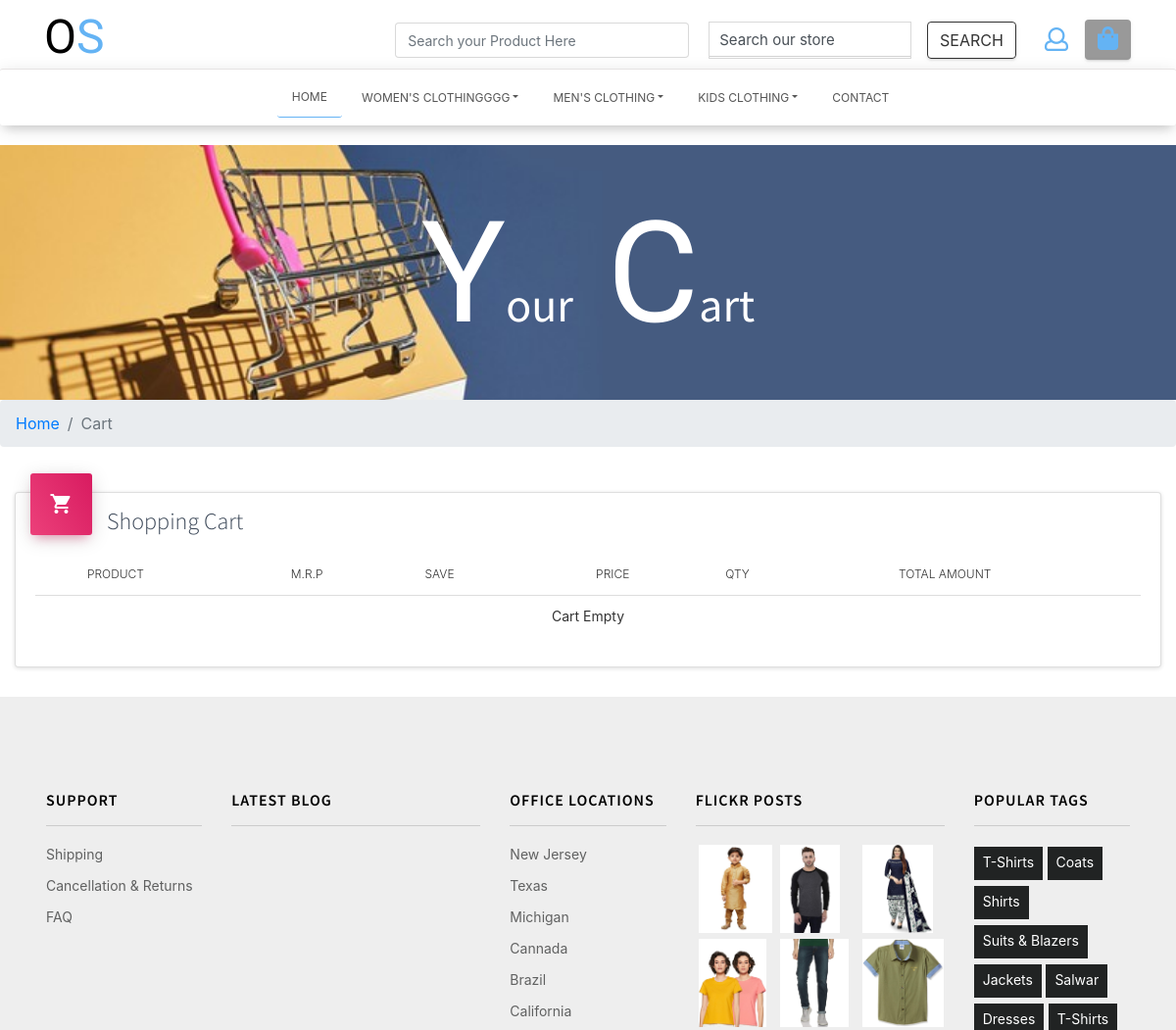
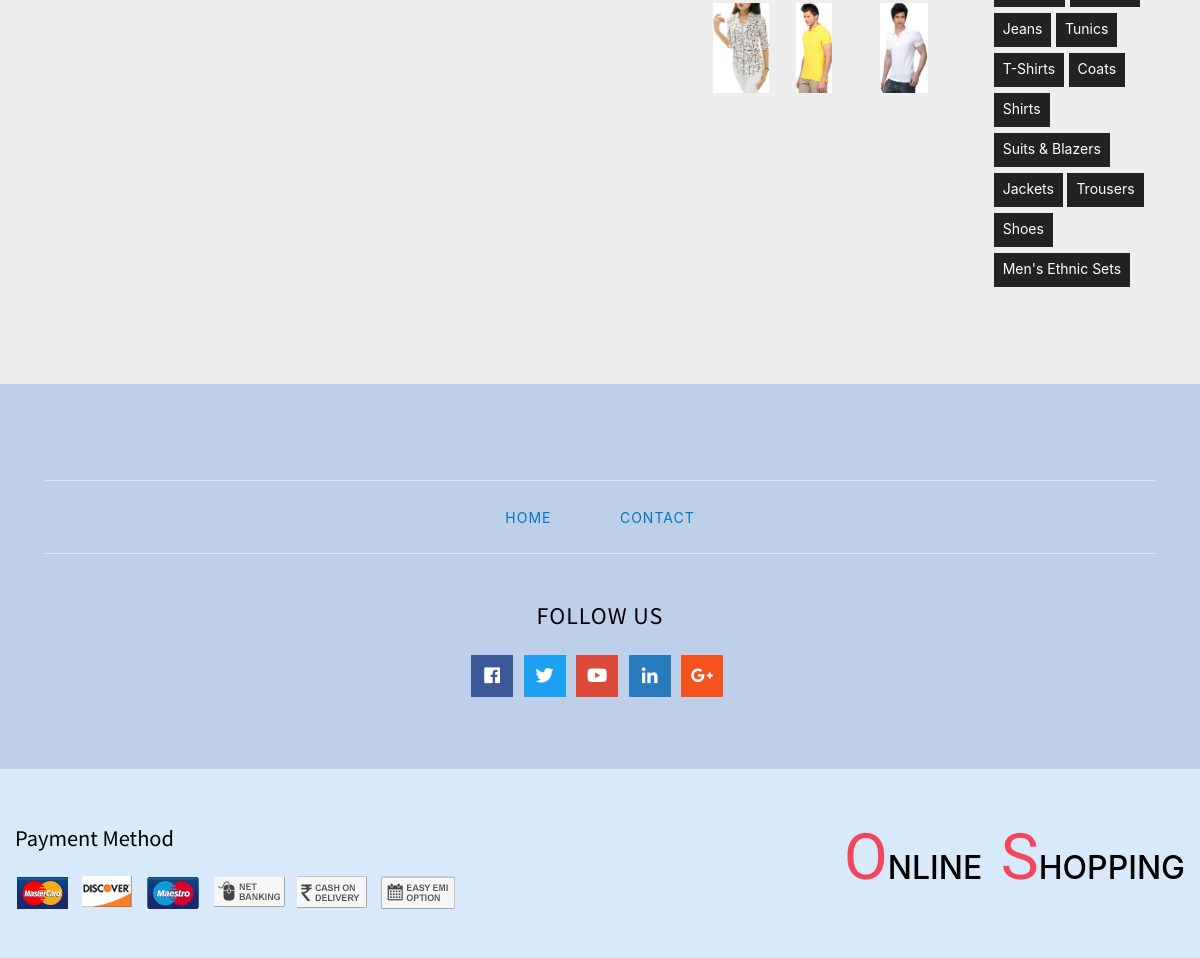
The app's page /index.php/website_controller/customer_cart with its own data (2 pictures, top to bottom).
### tables this page shows
CREATE TABLE `tbl_category` (
  `cat_id` int(11) NOT NULL,
  `category_name` varchar(50) NOT NULL,
  `cat_img` varchar(150) DEFAULT NULL,
  `status` enum('YES','NO') NOT NULL,
  `customer_id` int(11) NOT NULL,
  `update_date` timestamp NULL DEFAULT NULL ON UPDATE current_timestamp()
);

CREATE TABLE `tbl_products` (
  `product_id` int(11) NOT NULL,
  `customer_id` int(11) NOT NULL,
  `cat_id` int(11) NOT NULL,
  `sub_cat_id` int(11) NOT NULL,
  `brand_id` int(11) NOT NULL,
  `pro_name` varchar(200) NOT NULL,
  `pro_amount` varchar(15) NOT NULL,
  `pro_off_percentage` int(11) NOT NULL,
  `pro_final_amount` varchar(50) NOT NULL,
  `product_description` text NOT NULL,
  `pro_img1` varchar(150) NOT NULL,
  `pro_img2` varchar(150) NOT NULL,
  `pro_img3` varchar(150) NOT NULL,
  `pro_img4` varchar(150) NOT NULL,
  `des_img1` varchar(150) NOT NULL,
  `des_img2` varchar(150) NOT NULL,
  `des_img3` varchar(150) NOT NULL,
  `des_img4` varchar(150) NOT NULL,
  `des_line1` text NOT NULL,
  `des_line2` text NOT NULL,
  `des_line3` text NOT NULL,
  `pro_keywords` text NOT NULL,
  `pro_details` text NOT NULL,
  `pro_delivery_dates` int(11) DEFAULT NULL,
  `status` enum('YES','NO') NOT NULL,
  `status_seller` enum('YES','NO') DEFAULT NULL,
  `update_date` timestamp NOT NULL DEFAULT '0000-00-00 00:00:00' ON UPDATE current_timestamp(),
  `pro_size` text NOT NULL,
  `pro_color_ids` text NOT NULL
);

CREATE TABLE `tbl_sub_category` (
  `sub_cat_id` int(11) NOT NULL,
  `cat_id` int(11) NOT NULL,
  `sub_cat_name` varchar(50) NOT NULL,
  `status` enum('YES','NO') NOT NULL,
  `customer_id` int(11) NOT NULL,
  `update_date` timestamp NOT NULL DEFAULT '0000-00-00 00:00:00' ON UPDATE current_timestamp()
);

### application/controllers/Website_controller.php (called while the page is built, shortened)
<?php
class Website_controller extends CI_Controller {
	public function __construct() {
		$this->load->library(array('session'));
		$this->load->helper(array('form', 'url','common_helper'));
	    $this->load->model('crud_model');
    }
	public function customer_cart()
	{
		$customer_id = $this->session->userdata('customer_id');
		$query = $this->db->get_where("tbl_cart",array('customer_id' => $customer_id , 'order_status' => 'PENDING'));
			$data['cart_data'] = $query->result();
			$query = $this->db->query("SELECT * FROM `tbl_coupon_code` where coupon_id not in(SELECT coupon_id from tbl_orders where customer_id='".$customer_id."' and (seller_status='SUCCESS' || seller_status='PENDING' || seller_status='SHIPPED')) and CAST( curdate() AS DATE) <= CAST(valid_date AS DATE)");
			$data['coupon_codes'] = $query->result();
			$data['category'] = $this->db->get('tbl_category')->result();
			$this->load->view('website/customer_cart',$data);
	}
}

### index.php (called while the page is built, shortened)
<?php
require_once BASEPATH.'core/CodeIgniter.php';

### application/helpers/common_helper.php (called while the page is built, shortened)
<?php
	function get_data_array($tbl_name,$where_clm)
	{
		  $CI = get_instance();
	    $CI->db->select('*');
	    $CI->db->where($where_clm);
	    $query = $CI->db->get($tbl_name);
	    $data = $query->result();
	    if(!empty($data))
	    {
	    	return $data;
	    }
	    else
	    {
	    	return 0;
	    }
	}
?>

### application/views/include/footer_website.php (the view, shortened to what this page needs)
<footer>
        <div class="footerv2-w3ls">
            <div class="footer-w3lagile-innerr">
                <div class="container-fluid">
                    <div class="row  footer-v2grids w3-agileits">
                        <div class="col-lg-2 col-sm-6 footer-v2grid">
                            <h4>Support</h4>
                            <ul>
                                <li>
                                    <a href="#">Shipping</a>
                                </li>
                                <li>
                                    <a href="#">Cancellation & Returns</a>
                                </li>
                                <li>
                                    <a href="#">FAQ</a>
                                </li>
                            </ul>
                        </div>
                        <div class="col-lg-3 col-sm-6 footer-v2grid mt-sm-0 mt-5">
                            <h4>Latest Blog</h4>
                        </div>
                        <div class="col-lg-2 col-sm-6 footer-v2grid my-lg-0 my-5">
                            <h4>office locations</h4>
                            <ul>
                                <li>
                                    <a href="#">new jersey</a>
                                </li>
                                <li>
                                    <a href="#">texas</a>
                                </li>
                                <li>
                                    <a href="#">michigan</a>
                                </li>
                                <li>
                                    <a href="#">cannada</a>
                                </li>
                                <li>
                                    <a href="#">brazil</a>
                                </li>
                                <li>
                                    <a href="#">california</a>
                                </li>
                            </ul>
                        </div>
                        <div class="col-lg-3 col-sm-6 footer-v2grid my-lg-0 my-sm-5">
                            <h4 class="b-log">
                                flickr posts
                            </h4>
                             <?php
                                $datavalues = array('status' => 'YES');
                                $get_data = get_data_array('tbl_products',$datavalues);
                                if(!empty($get_data)){
                                foreach ($get_data as $key => $value) {
                                    if($key < 9)
                                    {
                            ?>
                            <div class="footer-v2grid-instagram">
                                <a href="<?php echo base_url()."product_v/".$value->product_id; ?>">
                                    <img src="<?php echo base_url()."uploads/".$value->pro_img1;?>" alt=" " class="img-fluid">
                                </a>
                            </div>
                            <?php } } } ?>
                        </div>
                        <div class="col-lg-2  footer-v2grid mt-sm-0 mt-5">
                            <h4>popular tags</h4>
                            <ul class="w3-tag2">
                            <?php
                                $datavaluesthree = array('status' => 'YES');
                                $get_data = get_data_array('tbl_sub_category',$datavaluesthree);
                                if(!empty($get_data)){
                                foreach ($get_data as $key => $value) {
                                    if($key < 18)
                                    {
                            ?>
                                <li>
                                    <a href="<?php echo base_url()."sub_cat_v/".$value->sub_cat_id; ?>"><?php echo $value->sub_cat_name; ?></a>
                                </li>
                                <?php } } } ?>
                            </ul>
                        </div>
                    </div>
                </div>
                <div class="footer-bottomv2 py-5">
                    <div class="container">
                        <ul class="bottom-links-agile">
                            <li>
                                <a href="<?php echo base_url()?>website_home">Home</a>
                            </li>
                            <li>
                                <a href="<?php echo base_url()?>contact">Contact</a>
                            </li>
                        </ul>
                        <h3 class="text-center follow">Follow Us</h3>
                        <ul class="social-iconsv2 agileinfo">
                            <li>
                                <a href="#">
                                    <i class="fab fa-facebook-f"></i>
                                </a>
                            </li>
                            <li>
                                <a href="#">
                                    <i class="fab fa-twitter"></i>
                                </a>
                            </li>
                            <li>
                                <a href="#">
                                    <i class="fab fa-youtube"></i>
                                </a>
                            </li>
                            <li>
                                <a href="#">
                                    <i class="fab fa-linkedin-in"></i>
                                </a>
                            </li>
                            <li>
                                <a href="#">
                                    <i class="fab fa-google-plus-g"></i>
                                </a>
                            </li>
                        </ul>
                    </div>
                </div>
            </div>
            <div class="container-fluid py-5 footer-copy_w3ls">
                <div class="d-lg-flex justify-content-between">
                    <div class="mt-2 sub-some align-self-lg-center">
                        <h5>Payment Method</h5>
                        <ul class="mt-4">
                            <li class="list-inline-item">
                                <img src="<?php echo base_url()?>assets/website_assets/images/pay2.png" alt="">
                            </li>
                            <li class="list-inline-item">
                                <img src="<?php echo base_url()?>assets/website_assets/images/pay5.png" alt="">
                            </li>
                            <li class="list-inline-item">
                                <img src="<?php echo base_url()?>assets/website_assets/images/pay3.png" alt="">
                            </li>
                            <li class="list-inline-item">
                                <img src="<?php echo base_url()?>assets/website_assets/images/pay7.png" alt="">
                            </li>
                            <li class="list-inline-item">
                                <img src="<?php echo base_url()?>assets/website_assets/images/pay8.png" alt="">
                            </li>
                            <li class="list-inline-item ">
                                <img src="<?php echo base_url()?>assets/website_assets/images/pay9.png" alt="">
                            </li>
                        </ul>
                    </div>
                    <div class="cpy-right align-self-center">
                        <h2 class="agile_btxt">
                            <a href="index.html">
                                <span>O</span>nline
                                <span>S</span>hopping</a>
                    </div>
                </div>
            </div>
        </div>
    </footer>

### application/views/include/header_webiste.php (shortened to what this page needs)
<nav class="navbar navbar-expand-lg navbar-light justify-content-center">
                <div class="collapse navbar-collapse" id="navbarSupportedContent">
                    <ul class="navbar-nav mx-auto text-center">
                        <li class="nav-item">
                            <a class="nav-link  active" href="#">Home
                            </a>
                        </li>
                        <?php foreach ($category as $key => $value) {
                            ?>
                        <li class="nav-item dropdown has-mega-menu" style="position:relative;">
                            <a class="nav-link dropdown-toggle" data-toggle="dropdown" href="#" role="button" aria-haspopup="true" aria-expanded="false"><?php echo $value->category_name; ?></a>
                        </li>
                         <?php } ?>
                        <li class="nav-item">
                            <a class="nav-link" href="<?php echo base_url()?>contact">Contact</a>
                        </li>
                    </ul>
                </div>
            </nav>

### records on screen
tbl_category: category_name "WOMEN'S CLOTHINGGGG"
tbl_category: category_name "MEN'S CLOTHING"
tbl_category: category_name "KIDS CLOTHING"
tbl_products: pro_img1 (picture)
tbl_products: pro_img1 (picture)
tbl_products: pro_img1 (picture)
tbl_products: pro_img1 (picture)
tbl_products: pro_img1 (picture)
tbl_products: pro_img1 (picture)
tbl_products: pro_img1 (picture)
tbl_products: pro_img1 (picture)
tbl_products: pro_img1 (picture)
tbl_sub_category: sub_cat_name "T-Shirts"
tbl_sub_category: sub_cat_name "Coats"
tbl_sub_category: sub_cat_name "Shirts"
tbl_sub_category: sub_cat_name "Suits & Blazers"
tbl_sub_category: sub_cat_name "Jackets"
tbl_sub_category: sub_cat_name "Salwar"
tbl_sub_category: sub_cat_name "Dresses"
tbl_sub_category: sub_cat_name "T-Shirts"
tbl_sub_category: sub_cat_name "Jeans"
tbl_sub_category: sub_cat_name "Tunics"
tbl_sub_category: sub_cat_name "T-Shirts"
tbl_sub_category: sub_cat_name "Coats"
tbl_sub_category: sub_cat_name "Shirts"
tbl_sub_category: sub_cat_name "Suits & Blazers"
tbl_sub_category: sub_cat_name "Jackets"
tbl_sub_category: sub_cat_name "Trousers"
tbl_sub_category: sub_cat_name "Shoes"
tbl_sub_category: sub_cat_name "Men's Ethnic Sets"
